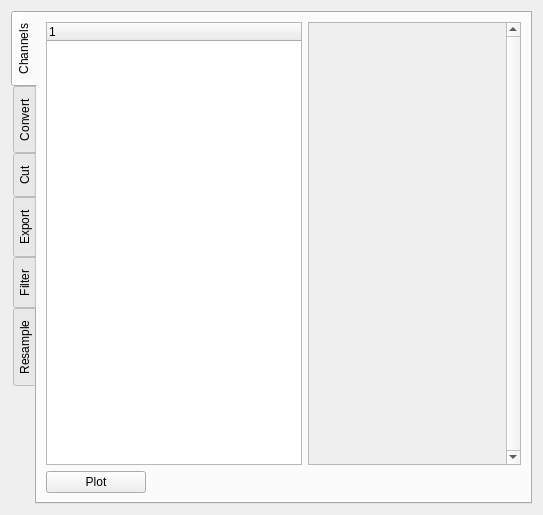
<?xml version="1.0" encoding="UTF-8"?>
<ui version="4.0">
 <class>file_widget</class>
 <widget class="QWidget" name="file_widget">
  <property name="geometry">
   <rect>
    <x>0</x>
    <y>0</y>
    <width>543</width>
    <height>515</height>
   </rect>
  </property>
  <property name="windowTitle">
   <string>Form</string>
  </property>
  <layout class="QVBoxLayout" name="verticalLayout">
   <item>
    <widget class="QTabWidget" name="aspects">
     <property name="tabPosition">
      <enum>QTabWidget::West</enum>
     </property>
     <property name="currentIndex">
      <number>0</number>
     </property>
     <widget class="QWidget" name="channels_tab">
      <attribute name="icon">
       <iconset resource="resource.qrc">
        <normaloff>:/graph.png</normaloff>:/graph.png</iconset>
      </attribute>
      <attribute name="title">
       <string>Channels</string>
      </attribute>
      <layout class="QVBoxLayout" name="verticalLayout_2">
       <item>
        <layout class="QGridLayout" name="channels_grid" columnstretch="0,1">
         <item row="0" column="0">
          <widget class="QTreeWidget" name="channels_tree">
           <column>
            <property name="text">
             <string notr="true">1</string>
            </property>
           </column>
          </widget>
         </item>
         <item row="1" column="0">
          <widget class="QPushButton" name="plot_btn">
           <property name="maximumSize">
            <size>
             <width>100</width>
             <height>100</height>
            </size>
           </property>
           <property name="text">
            <string>Plot</string>
           </property>
           <property name="icon">
            <iconset resource="resource.qrc">
             <normaloff>:/graph.png</normaloff>:/graph.png</iconset>
           </property>
          </widget>
         </item>
         <item row="0" column="1">
          <widget class="QScrollArea" name="plot_scroll">
           <property name="verticalScrollBarPolicy">
            <enum>Qt::ScrollBarAlwaysOn</enum>
           </property>
           <property name="widgetResizable">
            <bool>true</bool>
           </property>
           <widget class="QWidget" name="scrollAreaWidgetContents">
            <property name="geometry">
             <rect>
              <x>0</x>
              <y>0</y>
              <width>195</width>
              <height>439</height>
             </rect>
            </property>
            <layout class="QVBoxLayout" name="scroll_layout"/>
           </widget>
          </widget>
         </item>
        </layout>
       </item>
      </layout>
     </widget>
     <widget class="QWidget" name="convert_tab">
      <attribute name="icon">
       <iconset resource="resource.qrc">
        <normaloff>:/convert.png</normaloff>:/convert.png</iconset>
      </attribute>
      <attribute name="title">
       <string>Convert</string>
      </attribute>
      <attribute name="toolTip">
       <string>conv</string>
      </attribute>
      <layout class="QVBoxLayout" name="verticalLayout_3">
       <item>
        <layout class="QGridLayout" name="gridLayout_2">
         <property name="leftMargin">
          <number>5</number>
         </property>
         <property name="topMargin">
          <number>5</number>
         </property>
         <property name="rightMargin">
          <number>5</number>
         </property>
         <property name="bottomMargin">
          <number>5</number>
         </property>
         <item row="4" column="1">
          <widget class="QDoubleSpinBox" name="convert_split_size">
           <property name="suffix">
            <string>MB</string>
           </property>
           <property name="decimals">
            <number>3</number>
           </property>
          </widget>
         </item>
         <item row="0" column="0">
          <widget class="QLabel" name="label_2">
           <property name="text">
            <string>Output format</string>
           </property>
          </widget>
         </item>
         <item row="1" column="0" colspan="2">
          <widget class="Line" name="line">
           <property name="orientation">
            <enum>Qt::Horizontal</enum>
           </property>
          </widget>
         </item>
         <item row="3" column="0">
          <widget class="QCheckBox" name="convert_split">
           <property name="text">
            <string>Split data blocks</string>
           </property>
           <property name="checked">
            <bool>true</bool>
           </property>
          </widget>
         </item>
         <item row="2" column="1">
          <widget class="QComboBox" name="convert_compression"/>
         </item>
         <item row="0" column="1">
          <widget class="QComboBox" name="convert_format">
           <property name="minimumSize">
            <size>
             <width>200</width>
             <height>0</height>
            </size>
           </property>
          </widget>
         </item>
         <item row="7" column="0">
          <spacer name="verticalSpacer">
           <property name="orientation">
            <enum>Qt::Vertical</enum>
           </property>
           <property name="sizeHint" stdset="0">
            <size>
             <width>20</width>
             <height>40</height>
            </size>
           </property>
          </spacer>
         </item>
         <item row="2" column="0">
          <widget class="QLabel" name="label_3">
           <property name="text">
            <string>Compression</string>
           </property>
          </widget>
         </item>
         <item row="0" column="2">
          <spacer name="horizontalSpacer">
           <property name="orientation">
            <enum>Qt::Horizontal</enum>
           </property>
           <property name="sizeHint" stdset="0">
            <size>
             <width>40</width>
             <height>20</height>
            </size>
           </property>
          </spacer>
         </item>
         <item row="4" column="0">
          <widget class="QLabel" name="label_5">
           <property name="text">
            <string>Split size </string>
           </property>
          </widget>
         </item>
         <item row="5" column="0" colspan="2">
          <widget class="Line" name="line_2">
           <property name="orientation">
            <enum>Qt::Horizontal</enum>
           </property>
          </widget>
         </item>
         <item row="6" column="0">
          <widget class="QPushButton" name="convert_btn">
           <property name="text">
            <string>Convert</string>
           </property>
           <property name="icon">
            <iconset resource="resource.qrc">
             <normaloff>:/convert.png</normaloff>:/convert.png</iconset>
           </property>
          </widget>
         </item>
        </layout>
       </item>
      </layout>
     </widget>
     <widget class="QWidget" name="cut_tab">
      <attribute name="icon">
       <iconset resource="resource.qrc">
        <normaloff>:/cut.png</normaloff>:/cut.png</iconset>
      </attribute>
      <attribute name="title">
       <string>Cut</string>
      </attribute>
      <layout class="QVBoxLayout" name="verticalLayout_4">
       <item>
        <layout class="QGridLayout" name="gridLayout_3">
         <property name="leftMargin">
          <number>5</number>
         </property>
         <property name="topMargin">
          <number>5</number>
         </property>
         <property name="rightMargin">
          <number>5</number>
         </property>
         <property name="bottomMargin">
          <number>5</number>
         </property>
         <item row="7" column="1">
          <widget class="QDoubleSpinBox" name="cut_split_size"/>
         </item>
         <item row="6" column="0">
          <widget class="QCheckBox" name="cut_split">
           <property name="text">
            <string>Split data blocks</string>
           </property>
           <property name="checked">
            <bool>true</bool>
           </property>
          </widget>
         </item>
         <item row="1" column="2">
          <spacer name="horizontalSpacer_2">
           <property name="orientation">
            <enum>Qt::Horizontal</enum>
           </property>
           <property name="sizeHint" stdset="0">
            <size>
             <width>40</width>
             <height>20</height>
            </size>
           </property>
          </spacer>
         </item>
         <item row="1" column="0">
          <widget class="QLabel" name="label_13">
           <property name="text">
            <string>Start</string>
           </property>
          </widget>
         </item>
         <item row="10" column="0">
          <spacer name="verticalSpacer_2">
           <property name="orientation">
            <enum>Qt::Vertical</enum>
           </property>
           <property name="sizeHint" stdset="0">
            <size>
             <width>20</width>
             <height>40</height>
            </size>
           </property>
          </spacer>
         </item>
         <item row="7" column="0">
          <widget class="QLabel" name="label_7">
           <property name="text">
            <string>Split size [MB]</string>
           </property>
          </widget>
         </item>
         <item row="9" column="0">
          <widget class="QPushButton" name="cut_btn">
           <property name="text">
            <string>Cut</string>
           </property>
           <property name="icon">
            <iconset resource="resource.qrc">
             <normaloff>:/cut.png</normaloff>:/cut.png</iconset>
           </property>
          </widget>
         </item>
         <item row="3" column="0" colspan="2">
          <widget class="Line" name="line_3">
           <property name="orientation">
            <enum>Qt::Horizontal</enum>
           </property>
          </widget>
         </item>
         <item row="8" column="0" colspan="2">
          <widget class="Line" name="line_4">
           <property name="orientation">
            <enum>Qt::Horizontal</enum>
           </property>
          </widget>
         </item>
         <item row="5" column="1">
          <widget class="QComboBox" name="cut_compression"/>
         </item>
         <item row="5" column="2">
          <spacer name="horizontalSpacer_3">
           <property name="orientation">
            <enum>Qt::Horizontal</enum>
           </property>
           <property name="sizeHint" stdset="0">
            <size>
             <width>40</width>
             <height>20</height>
            </size>
           </property>
          </spacer>
         </item>
         <item row="5" column="0">
          <widget class="QLabel" name="label_6">
           <property name="text">
            <string>Compression</string>
           </property>
          </widget>
         </item>
         <item row="4" column="0">
          <widget class="QLabel" name="label_15">
           <property name="text">
            <string>Output format</string>
           </property>
          </widget>
         </item>
         <item row="1" column="1">
          <widget class="QDoubleSpinBox" name="cut_start">
           <property name="suffix">
            <string>s</string>
           </property>
           <property name="decimals">
            <number>6</number>
           </property>
          </widget>
         </item>
         <item row="4" column="1">
          <widget class="QComboBox" name="cut_format"/>
         </item>
         <item row="2" column="1">
          <widget class="QDoubleSpinBox" name="cut_stop">
           <property name="suffix">
            <string>s</string>
           </property>
           <property name="decimals">
            <number>6</number>
           </property>
          </widget>
         </item>
         <item row="2" column="0">
          <widget class="QLabel" name="label_14">
           <property name="text">
            <string>End</string>
           </property>
          </widget>
         </item>
         <item row="0" column="0" colspan="2">
          <widget class="QLabel" name="cut_interval">
           <property name="text">
            <string>TextLabel</string>
           </property>
          </widget>
         </item>
        </layout>
       </item>
      </layout>
     </widget>
     <widget class="QWidget" name="export_tab">
      <attribute name="icon">
       <iconset resource="resource.qrc">
        <normaloff>:/export.png</normaloff>:/export.png</iconset>
      </attribute>
      <attribute name="title">
       <string>Export</string>
      </attribute>
      <layout class="QVBoxLayout" name="verticalLayout_7">
       <item>
        <layout class="QGridLayout" name="gridLayout_6">
         <property name="leftMargin">
          <number>5</number>
         </property>
         <property name="topMargin">
          <number>5</number>
         </property>
         <property name="rightMargin">
          <number>5</number>
         </property>
         <property name="bottomMargin">
          <number>5</number>
         </property>
         <item row="0" column="0">
          <widget class="QLabel" name="label_21">
           <property name="text">
            <string>Type</string>
           </property>
          </widget>
         </item>
         <item row="0" column="1">
          <widget class="QComboBox" name="export_type"/>
         </item>
         <item row="2" column="0">
          <widget class="QCheckBox" name="single_time_base">
           <property name="text">
            <string>Single time base</string>
           </property>
          </widget>
         </item>
         <item row="3" column="0">
          <widget class="QCheckBox" name="time_from_zero">
           <property name="text">
            <string>Time from 0s</string>
           </property>
          </widget>
         </item>
         <item row="7" column="1">
          <widget class="QComboBox" name="empty_channels"/>
         </item>
         <item row="4" column="0">
          <widget class="QLabel" name="label_22">
           <property name="text">
            <string>Raster</string>
           </property>
          </widget>
         </item>
         <item row="6" column="0">
          <widget class="QCheckBox" name="use_display_names">
           <property name="text">
            <string>Use display names</string>
           </property>
          </widget>
         </item>
         <item row="4" column="1">
          <widget class="QDoubleSpinBox" name="export_raster">
           <property name="suffix">
            <string>s</string>
           </property>
           <property name="decimals">
            <number>6</number>
           </property>
          </widget>
         </item>
         <item row="2" column="2">
          <spacer name="horizontalSpacer_7">
           <property name="orientation">
            <enum>Qt::Horizontal</enum>
           </property>
           <property name="sizeHint" stdset="0">
            <size>
             <width>40</width>
             <height>20</height>
            </size>
           </property>
          </spacer>
         </item>
         <item row="9" column="0" colspan="2">
          <widget class="Line" name="line_10">
           <property name="orientation">
            <enum>Qt::Horizontal</enum>
           </property>
          </widget>
         </item>
         <item row="8" column="2">
          <spacer name="horizontalSpacer_8">
           <property name="orientation">
            <enum>Qt::Horizontal</enum>
           </property>
           <property name="sizeHint" stdset="0">
            <size>
             <width>40</width>
             <height>20</height>
            </size>
           </property>
          </spacer>
         </item>
         <item row="7" column="0">
          <widget class="QLabel" name="label_19">
           <property name="text">
            <string>Empty channels</string>
           </property>
          </widget>
         </item>
         <item row="11" column="0">
          <spacer name="verticalSpacer_5">
           <property name="orientation">
            <enum>Qt::Vertical</enum>
           </property>
           <property name="sizeHint" stdset="0">
            <size>
             <width>20</width>
             <height>40</height>
            </size>
           </property>
          </spacer>
         </item>
         <item row="8" column="0">
          <widget class="QLabel" name="label_18">
           <property name="text">
            <string>.mat format</string>
           </property>
          </widget>
         </item>
         <item row="10" column="0">
          <widget class="QPushButton" name="export_btn">
           <property name="text">
            <string>Export</string>
           </property>
           <property name="icon">
            <iconset resource="resource.qrc">
             <normaloff>:/export.png</normaloff>:/export.png</iconset>
           </property>
          </widget>
         </item>
         <item row="8" column="1">
          <widget class="QComboBox" name="mat_format"/>
         </item>
         <item row="5" column="0" colspan="2">
          <widget class="Line" name="line_9">
           <property name="orientation">
            <enum>Qt::Horizontal</enum>
           </property>
          </widget>
         </item>
         <item row="1" column="0" colspan="2">
          <widget class="Line" name="line_11">
           <property name="orientation">
            <enum>Qt::Horizontal</enum>
           </property>
          </widget>
         </item>
        </layout>
       </item>
      </layout>
     </widget>
     <widget class="QWidget" name="filter_tab">
      <attribute name="icon">
       <iconset resource="resource.qrc">
        <normaloff>:/filter.png</normaloff>:/filter.png</iconset>
      </attribute>
      <attribute name="title">
       <string>Filter</string>
      </attribute>
      <layout class="QVBoxLayout" name="verticalLayout_6">
       <item>
        <layout class="QGridLayout" name="gridLayout_5">
         <property name="leftMargin">
          <number>5</number>
         </property>
         <property name="topMargin">
          <number>5</number>
         </property>
         <property name="rightMargin">
          <number>5</number>
         </property>
         <property name="bottomMargin">
          <number>5</number>
         </property>
         <item row="5" column="1">
          <widget class="QLabel" name="label_10">
           <property name="text">
            <string>Split size [MB]</string>
           </property>
          </widget>
         </item>
         <item row="5" column="2">
          <widget class="QDoubleSpinBox" name="filter_split_size"/>
         </item>
         <item row="8" column="1">
          <spacer name="verticalSpacer_4">
           <property name="orientation">
            <enum>Qt::Vertical</enum>
           </property>
           <property name="sizeHint" stdset="0">
            <size>
             <width>20</width>
             <height>40</height>
            </size>
           </property>
          </spacer>
         </item>
         <item row="3" column="1">
          <widget class="QCheckBox" name="filter_split">
           <property name="text">
            <string>Split data blocks</string>
           </property>
           <property name="checked">
            <bool>true</bool>
           </property>
          </widget>
         </item>
         <item row="1" column="2">
          <widget class="QComboBox" name="filter_compression"/>
         </item>
         <item row="7" column="1">
          <widget class="QPushButton" name="filter_btn">
           <property name="text">
            <string>Filter</string>
           </property>
           <property name="icon">
            <iconset resource="resource.qrc">
             <normaloff>:/filter.png</normaloff>:/filter.png</iconset>
           </property>
          </widget>
         </item>
         <item row="3" column="3">
          <spacer name="horizontalSpacer_5">
           <property name="orientation">
            <enum>Qt::Horizontal</enum>
           </property>
           <property name="sizeHint" stdset="0">
            <size>
             <width>40</width>
             <height>20</height>
            </size>
           </property>
          </spacer>
         </item>
         <item row="1" column="3">
          <spacer name="horizontalSpacer_6">
           <property name="orientation">
            <enum>Qt::Horizontal</enum>
           </property>
           <property name="sizeHint" stdset="0">
            <size>
             <width>40</width>
             <height>20</height>
            </size>
           </property>
          </spacer>
         </item>
         <item row="1" column="1">
          <widget class="QLabel" name="label_11">
           <property name="text">
            <string>Compression</string>
           </property>
          </widget>
         </item>
         <item row="6" column="1" colspan="2">
          <widget class="Line" name="line_7">
           <property name="orientation">
            <enum>Qt::Horizontal</enum>
           </property>
          </widget>
         </item>
         <item row="2" column="1" colspan="2">
          <widget class="Line" name="line_8">
           <property name="orientation">
            <enum>Qt::Horizontal</enum>
           </property>
          </widget>
         </item>
         <item row="0" column="1">
          <widget class="QLabel" name="label_12">
           <property name="text">
            <string>Outpput format</string>
           </property>
          </widget>
         </item>
         <item row="0" column="2">
          <widget class="QComboBox" name="filter_format"/>
         </item>
         <item row="0" column="0" rowspan="9">
          <widget class="QTreeWidget" name="filter_tree">
           <column>
            <property name="text">
             <string notr="true">1</string>
            </property>
           </column>
          </widget>
         </item>
        </layout>
       </item>
      </layout>
     </widget>
     <widget class="QWidget" name="resample_tab">
      <attribute name="icon">
       <iconset resource="resource.qrc">
        <normaloff>:/resample.png</normaloff>:/resample.png</iconset>
      </attribute>
      <attribute name="title">
       <string>Resample</string>
      </attribute>
      <layout class="QVBoxLayout" name="verticalLayout_5">
       <item>
        <layout class="QGridLayout" name="gridLayout_4">
         <property name="leftMargin">
          <number>5</number>
         </property>
         <property name="topMargin">
          <number>5</number>
         </property>
         <property name="rightMargin">
          <number>5</number>
         </property>
         <property name="bottomMargin">
          <number>5</number>
         </property>
         <item row="1" column="2">
          <spacer name="horizontalSpacer_4">
           <property name="orientation">
            <enum>Qt::Horizontal</enum>
           </property>
           <property name="sizeHint" stdset="0">
            <size>
             <width>40</width>
             <height>20</height>
            </size>
           </property>
          </spacer>
         </item>
         <item row="3" column="0">
          <widget class="QLabel" name="label_8">
           <property name="text">
            <string>Compression</string>
           </property>
          </widget>
         </item>
         <item row="1" column="0">
          <widget class="QLabel" name="label_4">
           <property name="text">
            <string>Output format</string>
           </property>
          </widget>
         </item>
         <item row="2" column="0" colspan="2">
          <widget class="Line" name="line_5">
           <property name="orientation">
            <enum>Qt::Horizontal</enum>
           </property>
          </widget>
         </item>
         <item row="5" column="1">
          <widget class="QDoubleSpinBox" name="resample_split_size">
           <property name="suffix">
            <string>MB</string>
           </property>
           <property name="decimals">
            <number>3</number>
           </property>
          </widget>
         </item>
         <item row="4" column="0">
          <widget class="QCheckBox" name="resample_split">
           <property name="text">
            <string>Split data blocks</string>
           </property>
           <property name="checked">
            <bool>true</bool>
           </property>
          </widget>
         </item>
         <item row="3" column="1">
          <widget class="QComboBox" name="resample_compression"/>
         </item>
         <item row="1" column="1">
          <widget class="QComboBox" name="resample_format">
           <property name="minimumSize">
            <size>
             <width>200</width>
             <height>0</height>
            </size>
           </property>
          </widget>
         </item>
         <item row="8" column="0">
          <spacer name="verticalSpacer_3">
           <property name="orientation">
            <enum>Qt::Vertical</enum>
           </property>
           <property name="sizeHint" stdset="0">
            <size>
             <width>20</width>
             <height>40</height>
            </size>
           </property>
          </spacer>
         </item>
         <item row="5" column="0">
          <widget class="QLabel" name="label_9">
           <property name="text">
            <string>Split size</string>
           </property>
          </widget>
         </item>
         <item row="6" column="0" colspan="2">
          <widget class="Line" name="line_6">
           <property name="orientation">
            <enum>Qt::Horizontal</enum>
           </property>
          </widget>
         </item>
         <item row="7" column="0">
          <widget class="QPushButton" name="resample_btn">
           <property name="text">
            <string>Resample</string>
           </property>
           <property name="icon">
            <iconset resource="resource.qrc">
             <normaloff>:/resample.png</normaloff>:/resample.png</iconset>
           </property>
          </widget>
         </item>
         <item row="0" column="0">
          <widget class="QLabel" name="label">
           <property name="text">
            <string>Raster</string>
           </property>
          </widget>
         </item>
         <item row="0" column="1">
          <widget class="QDoubleSpinBox" name="raster">
           <property name="suffix">
            <string>s</string>
           </property>
          </widget>
         </item>
        </layout>
       </item>
      </layout>
     </widget>
    </widget>
   </item>
  </layout>
 </widget>
 <resources>
  <include location="resource.qrc"/>
 </resources>
 <connections/>
</ui>
